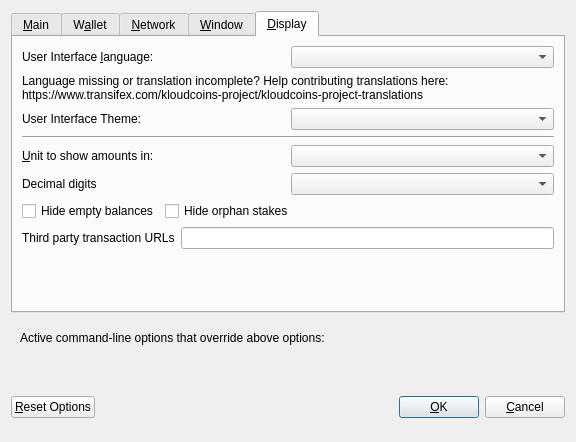
<?xml version="1.0" encoding="UTF-8"?>
<ui version="4.0">
 <class>OptionsDialog</class>
 <widget class="QDialog" name="OptionsDialog">
  <property name="geometry">
   <rect>
    <x>0</x>
    <y>0</y>
    <width>576</width>
    <height>442</height>
   </rect>
  </property>
  <property name="windowTitle">
   <string>Options</string>
  </property>
  <property name="modal">
   <bool>true</bool>
  </property>
  <layout class="QVBoxLayout" name="verticalLayout">
   <item>
    <widget class="QTabWidget" name="tabWidget">
     <property name="currentIndex">
      <number>4</number>
     </property>
     <widget class="QWidget" name="tabMain">
      <attribute name="title">
       <string>&amp;Main</string>
      </attribute>
      <layout class="QVBoxLayout" name="verticalLayout_Main">
       <item>
        <widget class="QCheckBox" name="bitcoinAtStartup">
         <property name="toolTip">
          <string>Automatically start kloudcoins after logging in to the system.</string>
         </property>
         <property name="text">
          <string>&amp;Start kloudcoins on system login</string>
         </property>
        </widget>
       </item>
       <item>
        <layout class="QHBoxLayout" name="horizontalLayout_2_Main">
         <item>
          <widget class="QLabel" name="databaseCacheLabel">
           <property name="text">
            <string>Size of &amp;database cache</string>
           </property>
           <property name="textFormat">
            <enum>Qt::PlainText</enum>
           </property>
           <property name="buddy">
            <cstring>databaseCache</cstring>
           </property>
          </widget>
         </item>
         <item>
          <widget class="QSpinBox" name="databaseCache"/>
         </item>
         <item>
          <widget class="QLabel" name="databaseCacheUnitLabel">
           <property name="text">
            <string>MB</string>
           </property>
           <property name="textFormat">
            <enum>Qt::PlainText</enum>
           </property>
          </widget>
         </item>
         <item>
          <spacer name="horizontalSpacer_2_Main">
           <property name="orientation">
            <enum>Qt::Horizontal</enum>
           </property>
           <property name="sizeHint" stdset="0">
            <size>
             <width>40</width>
             <height>20</height>
            </size>
           </property>
          </spacer>
         </item>
        </layout>
       </item>
       <item>
        <layout class="QHBoxLayout" name="horizontalLayout_3_Main">
         <item>
          <widget class="QLabel" name="threadsScriptVerifLabel">
           <property name="text">
            <string>Number of script &amp;verification threads</string>
           </property>
           <property name="textFormat">
            <enum>Qt::PlainText</enum>
           </property>
           <property name="buddy">
            <cstring>threadsScriptVerif</cstring>
           </property>
          </widget>
         </item>
         <item>
          <widget class="QSpinBox" name="threadsScriptVerif">
           <property name="toolTip">
            <string>(0 = auto, &lt;0 = leave that many cores free)</string>
           </property>
          </widget>
         </item>
         <item>
          <spacer name="horizontalSpacer_3_Main">
           <property name="orientation">
            <enum>Qt::Horizontal</enum>
           </property>
           <property name="sizeHint" stdset="0">
            <size>
             <width>40</width>
             <height>20</height>
            </size>
           </property>
          </spacer>
         </item>
        </layout>
       </item>
       <item>
        <spacer name="verticalSpacer_2">
         <property name="orientation">
          <enum>Qt::Vertical</enum>
         </property>
         <property name="sizeHint" stdset="0">
          <size>
           <width>20</width>
           <height>40</height>
          </size>
         </property>
        </spacer>
       </item>
       <!--
       <item>
        <widget class="QCheckBox" name="checkBoxZeromintEnable">
         <property name="toolTip">
          <string>Enable automatic minting of kloudcoins units to zECA</string>
         </property>
         <property name="layoutDirection">
          <enum>Qt::LeftToRight</enum>
         </property>
         <property name="text">
          <string>Enable zECA Automint</string>
         </property>
        </widget>
       </item>
       <item>
        <layout class="QHBoxLayout" name="horizontalLayout_3">
         <item>
          <widget class="QLabel" name="percentage_label">
           <property name="toolTip">
            <string>Percentage of incoming kloudcoins which get automatically converted to zECA via Zerocoin Protocol (min: 10%)</string>
           </property>
           <property name="text">
            <string>Percentage of autominted zECA</string>
           </property>
          </widget>
         </item>
         <item>
          <widget class="QSpinBox" name="zeromintPercentage">
           <property name="minimum">
            <number>1</number>
           </property>
           <property name="maximum">
            <number>100</number>
           </property>
          </widget>
         </item>
        </layout>
       </item>
       <item>
        <layout class="QHBoxLayout" name="horizontalLayout" stretch="0,0">
         <property name="sizeConstraint">
          <enum>QLayout::SetFixedSize</enum>
         </property>
         <item>
          <widget class="QLabel" name="labelPreferredDenom">
           <property name="maximumSize">
            <size>
             <width>16777215</width>
             <height>16777215</height>
            </size>
           </property>
           <property name="toolTip">
            <string>Wait with automatic conversion to Zerocoin until enough kloudcoins for this denomination is available</string>
           </property>
           <property name="text">
            <string>Preferred Automint zECA Denomination</string>
           </property>
          </widget>
         </item>
         <item>
          <widget class="QComboBox" name="preferredDenom">
           <property name="maximumSize">
            <size>
             <width>16777215</width>
             <height>27</height>
            </size>
           </property>
           <property name="toolTip">
            <string>Wait with automatic conversion to Zerocoin until enough kloudcoins for this denomination is available</string>
           </property>
           <property name="maxVisibleItems">
            <number>9</number>
           </property>
           <property name="maxCount">
            <number>9</number>
           </property>
          </widget>
         </item>
        </layout>
       </item>
      -->
      </layout>
     </widget>
     <widget class="QWidget" name="tabWallet">
      <attribute name="title">
       <string>W&amp;allet</string>
      </attribute>
      <layout class="QVBoxLayout" name="verticalLayout_Wallet">
       <item>
        <layout class="QHBoxLayout" name="horizontalLayout_2_Wallet">
         <item>
          <widget class="QLabel" name="labelStakeSplitThresholdText">
           <property name="text">
            <string>Stake split threshold:</string>
           </property>
          </widget>
         </item>
         <item>
          <widget class="QSpinBox" name="spinBoxStakeSplitThreshold">
           <property name="minimum">
            <number>0</number>
           </property>
           <property name="maximum">
            <number>9999999</number>
           </property>
          </widget>
         </item>
        </layout>
       </item>
       <item>
        <widget class="QGroupBox" name="groupBox">
         <property name="title">
          <string>Expert</string>
         </property>
         <layout class="QVBoxLayout" name="verticalLayout_2">
          <item>
           <widget class="QCheckBox" name="coinControlFeatures">
            <property name="toolTip">
             <string>Whether to show coin control features or not.</string>
            </property>
            <property name="text">
             <string>Enable coin &amp;control features</string>
            </property>
           </widget>
          </item>
          <!--
          <item>
           <widget class="QCheckBox" name="showMasternodesTab">
            <property name="toolTip">
             <string>Show additional tab listing all your masternodes in first sub-tab&lt;br/&gt;and all masternodes on the network in second sub-tab.</string>
            </property>
            <property name="text">
             <string>Show Masternodes Tab</string>
            </property>
           </widget>
          </item>
          -->
          <item>
           <widget class="QCheckBox" name="spendZeroConfChange">
            <property name="toolTip">
             <string>If you disable the spending of unconfirmed change, the change from a transaction&lt;br/&gt;cannot be used until that transaction has at least one confirmation.&lt;br/&gt;This also affects how your balance is computed.</string>
            </property>
            <property name="text">
             <string>&amp;Spend unconfirmed change</string>
            </property>
           </widget>
          </item>
         </layout>
        </widget>
       </item>
       <item>
        <spacer name="verticalSpacer_Wallet">
         <property name="orientation">
          <enum>Qt::Vertical</enum>
         </property>
         <property name="sizeHint" stdset="0">
          <size>
           <width>20</width>
           <height>40</height>
          </size>
         </property>
        </spacer>
       </item>
      </layout>
     </widget>
     <widget class="QWidget" name="tabNetwork">
      <attribute name="title">
       <string>&amp;Network</string>
      </attribute>
      <layout class="QVBoxLayout" name="verticalLayout_Network">
       <item>
        <widget class="QCheckBox" name="mapPortUpnp">
         <property name="toolTip">
          <string>Automatically open the kloudcoins client port on the router. This only works when your router supports UPnP and it is enabled.</string>
         </property>
         <property name="text">
          <string>Map port using &amp;UPnP</string>
         </property>
        </widget>
       </item>
       <item>
        <widget class="QCheckBox" name="allowIncoming">
         <property name="toolTip">
          <string>Accept connections from outside</string>
         </property>
         <property name="text">
          <string>Allow incoming connections</string>
         </property>
        </widget>
       </item>
       <item>
        <widget class="QCheckBox" name="connectSocks">
         <property name="toolTip">
          <string>Connect to the kloudcoins network through a SOCKS5 proxy.</string>
         </property>
         <property name="text">
          <string>&amp;Connect through SOCKS5 proxy (default proxy):</string>
         </property>
        </widget>
       </item>
       <item>
        <layout class="QHBoxLayout" name="horizontalLayout_1_Network">
         <item>
          <widget class="QLabel" name="proxyIpLabel">
           <property name="text">
            <string>Proxy &amp;IP:</string>
           </property>
           <property name="textFormat">
            <enum>Qt::PlainText</enum>
           </property>
           <property name="buddy">
            <cstring>proxyIp</cstring>
           </property>
          </widget>
         </item>
         <item>
          <widget class="QValidatedLineEdit" name="proxyIp">
           <property name="minimumSize">
            <size>
             <width>140</width>
             <height>0</height>
            </size>
           </property>
           <property name="maximumSize">
            <size>
             <width>140</width>
             <height>16777215</height>
            </size>
           </property>
           <property name="toolTip">
            <string>IP address of the proxy (e.g. IPv4: 127.0.0.1 / IPv6: ::1)</string>
           </property>
          </widget>
         </item>
         <item>
          <widget class="QLabel" name="proxyPortLabel">
           <property name="text">
            <string>&amp;Port:</string>
           </property>
           <property name="textFormat">
            <enum>Qt::PlainText</enum>
           </property>
           <property name="buddy">
            <cstring>proxyPort</cstring>
           </property>
          </widget>
         </item>
         <item>
          <widget class="QLineEdit" name="proxyPort">
           <property name="minimumSize">
            <size>
             <width>55</width>
             <height>0</height>
            </size>
           </property>
           <property name="maximumSize">
            <size>
             <width>55</width>
             <height>16777215</height>
            </size>
           </property>
           <property name="toolTip">
            <string>Port of the proxy (e.g. 9050)</string>
           </property>
          </widget>
         </item>
         <item>
          <spacer name="horizontalSpacer_1_Network">
           <property name="orientation">
            <enum>Qt::Horizontal</enum>
           </property>
           <property name="sizeHint" stdset="0">
            <size>
             <width>40</width>
             <height>20</height>
            </size>
           </property>
          </spacer>
         </item>
        </layout>
       </item>
       <item>
        <spacer name="verticalSpacer_Network">
         <property name="orientation">
          <enum>Qt::Vertical</enum>
         </property>
         <property name="sizeHint" stdset="0">
          <size>
           <width>20</width>
           <height>40</height>
          </size>
         </property>
        </spacer>
       </item>
      </layout>
     </widget>
     <widget class="QWidget" name="tabWindow">
      <attribute name="title">
       <string>&amp;Window</string>
      </attribute>
      <layout class="QVBoxLayout" name="verticalLayout_Window">
       <item>
        <widget class="QCheckBox" name="minimizeToTray">
         <property name="toolTip">
          <string>Show only a tray icon after minimizing the window.</string>
         </property>
         <property name="text">
          <string>&amp;Minimize to the tray instead of the taskbar</string>
         </property>
        </widget>
       </item>
       <item>
        <widget class="QCheckBox" name="minimizeOnClose">
         <property name="toolTip">
          <string>Minimize instead of exit the application when the window is closed. When this option is enabled, the application will be closed only after selecting Quit in the menu.</string>
         </property>
         <property name="text">
          <string>M&amp;inimize on close</string>
         </property>
        </widget>
       </item>
       <item>
        <spacer name="verticalSpacer_Window">
         <property name="orientation">
          <enum>Qt::Vertical</enum>
         </property>
         <property name="sizeHint" stdset="0">
          <size>
           <width>20</width>
           <height>40</height>
          </size>
         </property>
        </spacer>
       </item>
      </layout>
     </widget>
     <widget class="QWidget" name="tabDisplay">
      <attribute name="title">
       <string>&amp;Display</string>
      </attribute>
      <layout class="QVBoxLayout" name="verticalLayout_Display">
       <item>
        <layout class="QHBoxLayout" name="horizontalLayout_1_Display">
         <item>
          <widget class="QLabel" name="langLabel">
           <property name="text">
            <string>User Interface &amp;language:</string>
           </property>
           <property name="textFormat">
            <enum>Qt::PlainText</enum>
           </property>
           <property name="buddy">
            <cstring>lang</cstring>
           </property>
          </widget>
         </item>
         <item>
          <widget class="QValueComboBox" name="lang">
           <property name="toolTip">
            <string>The user interface language can be set here. This setting will take effect after restarting kloudcoins.</string>
           </property>
          </widget>
         </item>
        </layout>
       </item>
       <item>
        <widget class="QLabel" name="label_3">
         <property name="toolTip">
          <string notr="true"/>
         </property>
         <property name="statusTip">
          <string notr="true"/>
         </property>
         <property name="whatsThis">
          <string notr="true"/>
         </property>
         <property name="accessibleName">
          <string notr="true"/>
         </property>
         <property name="text">
          <string>Language missing or translation incomplete? Help contributing translations here:
https://www.transifex.com/kloudcoins-project/kloudcoins-project-translations</string>
         </property>
         <property name="wordWrap">
          <bool>true</bool>
         </property>
         <property name="openExternalLinks">
          <bool>true</bool>
         </property>
         <property name="textInteractionFlags">
          <set>Qt::TextBrowserInteraction</set>
         </property>
        </widget>
       </item>
       <item>
        <layout class="QHBoxLayout" name="horizontalLayout_2_Display" stretch="0,0">
         <item>
          <widget class="QLabel" name="themeLabel">
           <property name="text">
            <string>User Interface Theme:</string>
           </property>
          </widget>
         </item>
         <item>
          <widget class="QValueComboBox" name="theme"/>
         </item>
        </layout>
       </item>
       <item>
        <widget class="Line" name="line">
         <property name="orientation">
          <enum>Qt::Horizontal</enum>
         </property>
        </widget>
       </item>
       <item>
        <layout class="QHBoxLayout" name="horizontalLayout_3_Display">
         <item>
          <widget class="QLabel" name="unitLabel">
           <property name="text">
            <string>&amp;Unit to show amounts in:</string>
           </property>
           <property name="textFormat">
            <enum>Qt::PlainText</enum>
           </property>
           <property name="buddy">
            <cstring>unit</cstring>
           </property>
          </widget>
         </item>
         <item>
          <widget class="QValueComboBox" name="unit">
           <property name="toolTip">
            <string>Choose the default subdivision unit to show in the interface and when sending coins.</string>
           </property>
          </widget>
         </item>
        </layout>
       </item>
       <item>
        <layout class="QHBoxLayout" name="horizontalLayout_4_Display">
         <item>
          <widget class="QLabel" name="digitsLabel">
           <property name="text">
            <string>Decimal digits</string>
           </property>
          </widget>
         </item>
         <item>
          <widget class="QValueComboBox" name="digits"/>
         </item>
        </layout>
       </item>
       <item>
        <layout class="QHBoxLayout" name="horizontalLayout_5_Display">
         <item>
          <widget class="QCheckBox" name="checkBoxHideZeroBalances">
           <property name="toolTip">
            <string>Hide empty balances</string>
           </property>
           <property name="layoutDirection">
            <enum>Qt::LeftToRight</enum>
           </property>
           <property name="text">
            <string>Hide empty balances</string>
           </property>
          </widget>
         </item>
         <item>
          <widget class="QCheckBox" name="checkBoxHideOrphans">
           <property name="toolTip">
            <string>Hide orphan stakes in transaction lists</string>
           </property>
           <property name="text">
            <string>Hide orphan stakes</string>
           </property>
          </widget>
         </item>
         <item>
          <spacer name="horizontalSpacer">
           <property name="orientation">
            <enum>Qt::Horizontal</enum>
           </property>
           <property name="sizeHint" stdset="0">
            <size>
             <width>40</width>
             <height>20</height>
            </size>
           </property>
          </spacer>
         </item>
        </layout>
       </item>
       <item>
        <layout class="QHBoxLayout" name="horizontalLayout_6_Display">
         <item>
          <widget class="QLabel" name="thirdPartyTxUrlsLabel">
           <property name="toolTip">
            <string>Third party URLs (e.g. a block explorer) that appear in the transactions tab as context menu items. %s in the URL is replaced by transaction hash. Multiple URLs are separated by vertical bar |.</string>
           </property>
           <property name="text">
            <string>Third party transaction URLs</string>
           </property>
           <property name="buddy">
            <cstring>thirdPartyTxUrls</cstring>
           </property>
          </widget>
         </item>
         <item>
          <widget class="QLineEdit" name="thirdPartyTxUrls">
           <property name="toolTip">
            <string>Third party URLs (e.g. a block explorer) that appear in the transactions tab as context menu items. %s in the URL is replaced by transaction hash. Multiple URLs are separated by vertical bar |.</string>
           </property>
          </widget>
         </item>
        </layout>
       </item>
       <item>
        <spacer name="verticalSpacer">
         <property name="orientation">
          <enum>Qt::Vertical</enum>
         </property>
         <property name="sizeHint" stdset="0">
          <size>
           <width>20</width>
           <height>40</height>
          </size>
         </property>
        </spacer>
       </item>
      </layout>
     </widget>
    </widget>
   </item>
   <item>
    <widget class="QFrame" name="frame">
     <layout class="QVBoxLayout" name="verticalLayout_Bottom">
      <item>
       <layout class="QHBoxLayout" name="horizontalLayout_Bottom">
        <item>
         <widget class="QLabel" name="overriddenByCommandLineInfoLabel">
          <property name="text">
           <string>Active command-line options that override above options:</string>
          </property>
          <property name="textFormat">
           <enum>Qt::PlainText</enum>
          </property>
         </widget>
        </item>
        <item>
         <spacer name="horizontalSpacer_Bottom">
          <property name="orientation">
           <enum>Qt::Horizontal</enum>
          </property>
          <property name="sizeHint" stdset="0">
           <size>
            <width>40</width>
            <height>20</height>
           </size>
          </property>
         </spacer>
        </item>
       </layout>
      </item>
      <item>
       <widget class="QLabel" name="overriddenByCommandLineLabel">
        <property name="text">
         <string/>
        </property>
        <property name="textFormat">
         <enum>Qt::PlainText</enum>
        </property>
        <property name="wordWrap">
         <bool>true</bool>
        </property>
       </widget>
      </item>
     </layout>
    </widget>
   </item>
   <item>
    <layout class="QHBoxLayout" name="horizontalLayout_Buttons">
     <item>
      <widget class="QPushButton" name="resetButton">
       <property name="toolTip">
        <string>Reset all client options to default.</string>
       </property>
       <property name="text">
        <string>&amp;Reset Options</string>
       </property>
       <property name="autoDefault">
        <bool>false</bool>
       </property>
      </widget>
     </item>
     <item>
      <spacer name="horizontalSpacer_1">
       <property name="orientation">
        <enum>Qt::Horizontal</enum>
       </property>
       <property name="sizeHint" stdset="0">
        <size>
         <width>40</width>
         <height>48</height>
        </size>
       </property>
      </spacer>
     </item>
     <item>
      <widget class="QLabel" name="statusLabel">
       <property name="minimumSize">
        <size>
         <width>200</width>
         <height>0</height>
        </size>
       </property>
       <property name="font">
        <font>
         <weight>75</weight>
         <bold>true</bold>
        </font>
       </property>
       <property name="text">
        <string/>
       </property>
       <property name="textFormat">
        <enum>Qt::PlainText</enum>
       </property>
       <property name="wordWrap">
        <bool>true</bool>
       </property>
      </widget>
     </item>
     <item>
      <spacer name="horizontalSpacer_2">
       <property name="orientation">
        <enum>Qt::Horizontal</enum>
       </property>
       <property name="sizeHint" stdset="0">
        <size>
         <width>40</width>
         <height>48</height>
        </size>
       </property>
      </spacer>
     </item>
     <item>
      <widget class="QPushButton" name="okButton">
       <property name="text">
        <string>&amp;OK</string>
       </property>
       <property name="autoDefault">
        <bool>false</bool>
       </property>
       <property name="default">
        <bool>true</bool>
       </property>
      </widget>
     </item>
     <item>
      <widget class="QPushButton" name="cancelButton">
       <property name="text">
        <string>&amp;Cancel</string>
       </property>
       <property name="autoDefault">
        <bool>false</bool>
       </property>
      </widget>
     </item>
    </layout>
   </item>
  </layout>
 </widget>
 <customwidgets>
  <customwidget>
   <class>QValidatedLineEdit</class>
   <extends>QLineEdit</extends>
   <header>qvalidatedlineedit.h</header>
  </customwidget>
  <customwidget>
   <class>QValueComboBox</class>
   <extends>QComboBox</extends>
   <header>qvaluecombobox.h</header>
  </customwidget>
 </customwidgets>
 <resources/>
 <connections/>
</ui>
